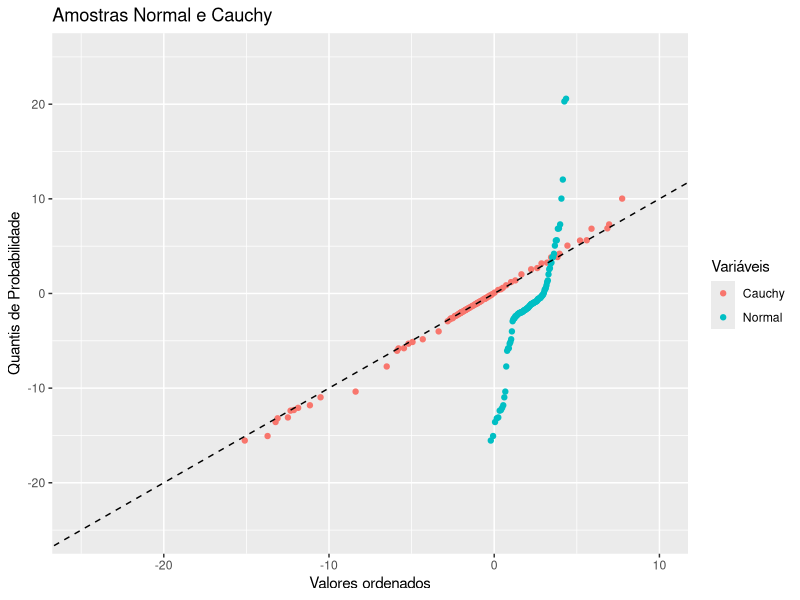

Source code (R):
library(ggplot2)

# Fixar a semente
set.seed(1961)

# Definir os parâmetros da distribuição de Cauchy
localizacao_cauchy <- -1.4
escala_cauchy <- 1.8
n <- 109

# Gerar a amostra da distribuição de Cauchy
sample_cauchy <- rcauchy(n, location = localizacao_cauchy, scale = escala_cauchy)

# Ordenar os valores da amostra de Cauchy
sample_ordered_cauchy <- sort(sample_cauchy)

# Gerar os quantis de probabilidade da distribuição de Cauchy
quantis <- seq(1, n) / (n + 1)

#Cálculo dos quantis da distribuição de Cauchy
cauchy <- quantile(sample_ordered_cauchy,quantis)

# Gerar uma amostra da distribuição normal
normal <- qnorm(quantis, mean = 2.2, sd = sqrt(1.8))

cauchydata <- data.frame(Quantil = sample_ordered_cauchy, Valor = cauchy)
normaldata <- data.frame(Quantil = sample_ordered_cauchy, Valor = normal)

ggplot() + geom_point(data = cauchydata, aes(x= Valor, y = Quantil, color = "Cauchy")) +
  geom_point(data = normaldata, aes(x= Valor, y = Quantil, color = "Normal")) +
  geom_abline(intercept = 0, slope = 1, linetype = "dashed") + 
  labs(y = "Quantis de Probabilidade", x = "Valores ordenados", title = "Amostras Normal e Cauchy") +
  guides(color = guide_legend(title = "Variáveis")) + xlim(-25, 10) + ylim(-25, 25)